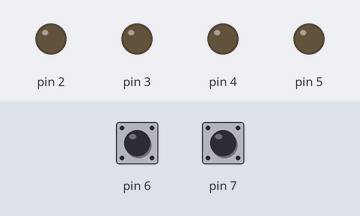
Recording of a sketch running on a simulated Arduino Uno, built with avr-gcc and run on an emulated ATmega328P. On the bench: output pins drawn as LEDs (lit = HIGH). Dashed ring = blinking. The inputs (shaded band) are chosen by the test bench; at power-on: pin 6 HIGH, pin 7 HIGH.

Above: at 1.2 s.
1.3 s: pin 6 pulled LOW for 0.15 s
At 1.45 s:
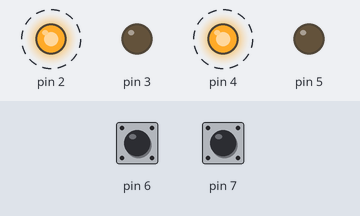
At 2.35 s:
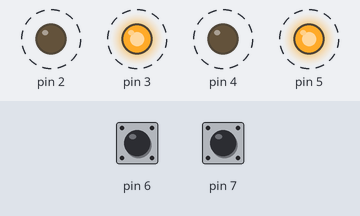
Timing chart, 0 to 10.3 s (numbered marks = the images above; inputs shaded):
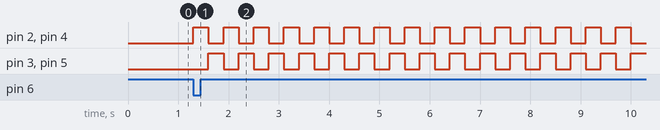

The sketch:

Brain.ino
```cpp
int timer = 300;
int x = 0;
int count = 0;
void setup() {
  for(int i = 2; i<6; i++){
    pinMode(i, OUTPUT);
  }
pinMode(6, INPUT_PULLUP);
pinMode(7, INPUT_PULLUP);
}

void loop() {
 if((digitalRead(6) == LOW || digitalRead(7) == LOW || x == 1) && count != 66){
  for(int u = 2;u<6;u++){
    if(u%2 ==0){
    digitalWrite(u, HIGH);
    }else{
      digitalWrite(u,LOW);
    }
  }
  delay(timer);
 for(int v =2; v<6;v++){
  if(v%2 != 0){
  digitalWrite(v, HIGH);
  }else{
    digitalWrite(v, LOW);
  }
 }
 delay(timer);
 x = 1;
 count++;
 if(count == 66){
  for(int k = 2;k<6;k++){
    digitalWrite(k, LOW);
  }
 }
 }

}
```

Measured:
- after the input at 1.3 s, pin 2, pin 4: alternates HIGH for 0.30 s and LOW for 0.30 s, starting at once; pin 3, pin 5: alternates HIGH for 0.30 s and LOW for 0.30 s, starting after 0.30 s
